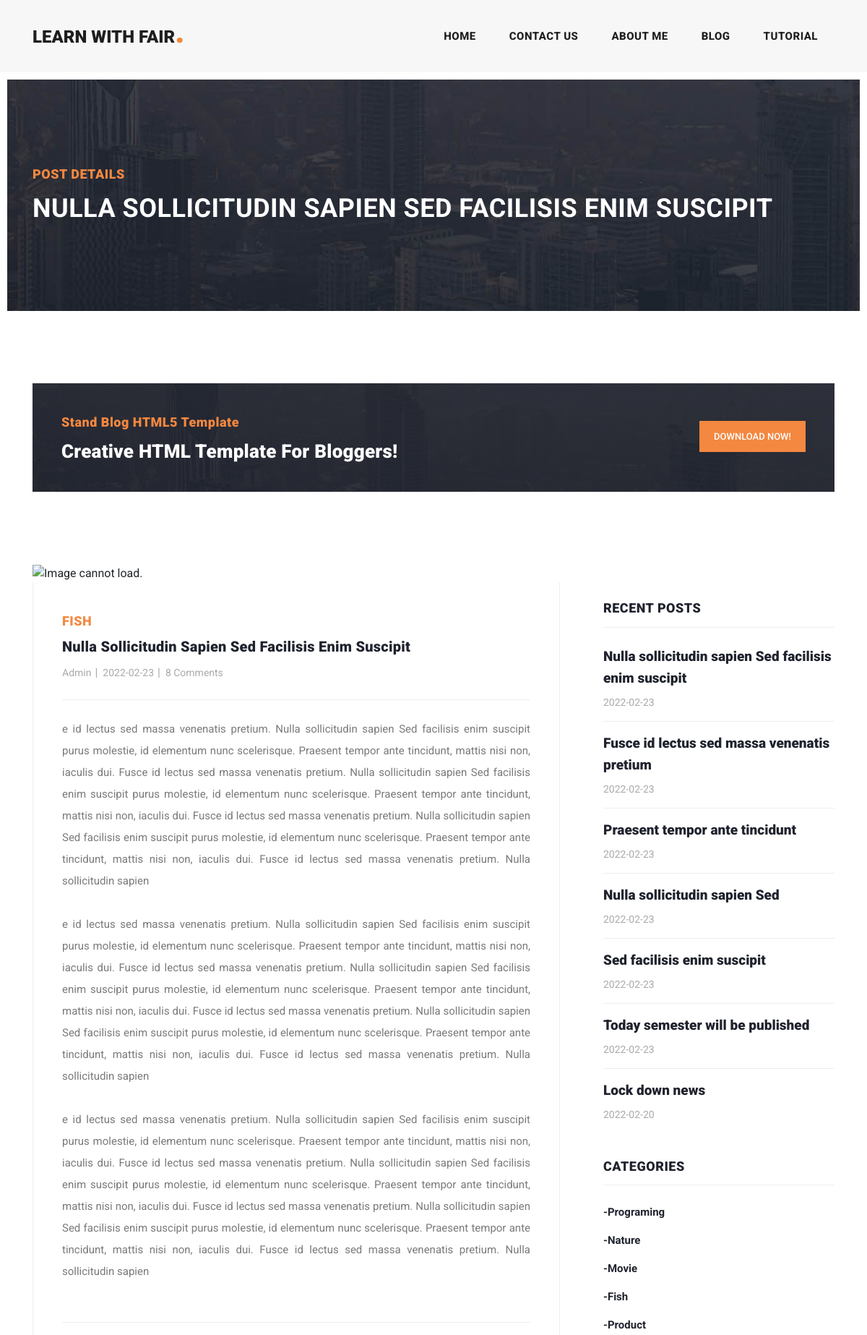
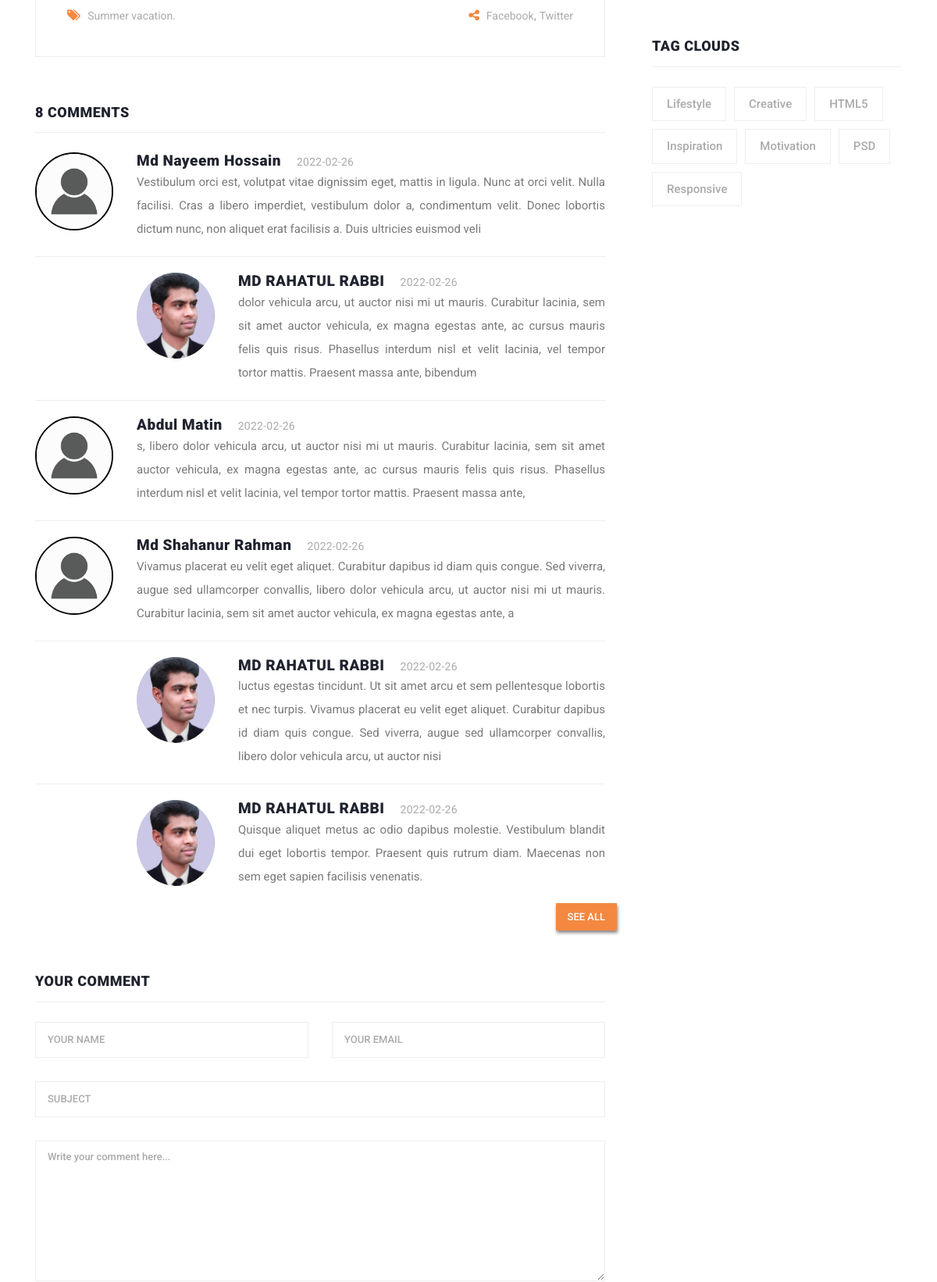
Page /blog/single_post.php?view=view&&id=22 (upper part) on the committed database (2 pictures, top to bottom).
### tables this page shows
CREATE TABLE `header_menu` (
  `menu_id` int(255) NOT NULL,
  `menu_title` varchar(255) NOT NULL,
  `menu_link` varchar(255) NOT NULL
);

CREATE TABLE `comment_info` (
  `comment_id` int(255) NOT NULL,
  `post_id` int(255) NOT NULL,
  `comment_name` text NOT NULL,
  `comment_email` varchar(50) NOT NULL,
  `comment_subject` varchar(200) NOT NULL,
  `comment_message` varchar(255) NOT NULL,
  `comment_date` date NOT NULL,
  `comment_status` tinyint(255) NOT NULL
);

CREATE TABLE `reply_comment` (
  `reply_id` int(255) NOT NULL,
  `comment_reply_id` int(255) NOT NULL,
  `post_reply_id` int(255) NOT NULL,
  `post_reply_title` varchar(200) NOT NULL,
  `comment_reply_date` date NOT NULL,
  `comment_reply_mgs` varchar(255) NOT NULL
);

CREATE TABLE `cat_table` (
  `ID` int(255) NOT NULL,
  `Cat_Title` text NOT NULL,
  `Cat_Des` varchar(255) NOT NULL
);

### blog/class/function.php (called while the page is built, shortened)
<?php
class Project {
    private $conn;
    public function __CONSTRUCT() {
        $bdhost     = "localhost";
        $dbuser     = "root";
        $dbpassword = "";
        $dbname     = "blog_project";
        $this->conn = mysqli_connect( $bdhost, $dbuser, $dbpassword, $dbname );
    }
    public function display_cat_datas() {
        $display_cat_query = "SELECT * FROM cat_table";
        $data              = mysqli_query( $this->conn, $display_cat_query );
        return $data;
    }
    public function display_menu_item() {
        $display_menu_item_query = "SELECT * FROM header_menu";
        $return_header_menu_mgs  = mysqli_query( $this->conn, $display_menu_item_query );
        if ( isset( $return_header_menu_mgs ) ) {
            return $return_header_menu_mgs;
        }
    }
    public function display_comment( $id ) {
        $display_comment            = "SELECT * FROM comment_info WHERE post_id=$id&&comment_status='1'";
        $return_display_comment_mgs = mysqli_query( $this->conn, $display_comment );
        if ( isset( $return_display_comment_mgs ) ) {
            return $return_display_comment_mgs;
        }
    }
    public function disply_comment_reply( $id ) {
        $add_comment_reply_query = "SELECT * FROM reply_comment WHERE comment_reply_id=$id";
        $add_comment_reply_mgs = mysqli_query( $this->conn, $add_comment_reply_query );
        if ( $add_comment_reply_mgs ) {
            return $add_comment_reply_mgs;
        }
    }
    public function disply_comment_reply_count( $id ) {
        $add_comment_reply_query = "SELECT * FROM reply_comment WHERE post_reply_id=$id";
        $add_comment_reply_mgs = mysqli_query( $this->conn, $add_comment_reply_query );
        if ( $add_comment_reply_mgs ) {
            return $add_comment_reply_mgs;
        }
    }
}

### blog/includes/single_post/blog_comment.php (the view, shortened to what this page needs)
  <?php
$count         = 0;
$comments_data = array();
while ( $comment = mysqli_fetch_assoc( $comment_datas ) ) {
    array_push( $comments_data, $comment );
}
$reverse_comment_data = array_reverse( $comments_data );
?>
  <div class="col-lg-12">
      <div class="sidebar-item comments">
          <div class="sidebar-heading">
              <h2><?php echo $comment_count; ?> comments</h2>
          </div>
          <div class="content">
              <ul>
                  <?php foreach ( $reverse_comment_data as $comment_data ) {
    $count++;
    if ( $count > 3 ) {
        break;}?>
                  <li>
                      <div class="author-thumb">
                          <img src="assets/images/person-icon.png" alt=""
                              style="border-radius:50%; border:2px black solid; ">
                      </div>
                      <div class="right-content">
                          <h4><?php echo $comment_data['comment_name']; ?><span><?php echo $comment_data['comment_date']; ?></span>
                          </h4>
                          <p style="text-align:justify"><?php echo $comment_data['comment_message']; ?></p>
                      </div>
                  </li>
                  <?php
$disply_comment_reply_data = $obj2->disply_comment_reply( $comment_data['comment_id'] );
    $comments_reply_data       = array();
    while ( $comment_reply = mysqli_fetch_assoc( $disply_comment_reply_data ) ) {
        array_push( $comments_reply_data, $comment_reply );
    }
    $reverse_comment_reply_data = array_reverse( $comments_reply_data );
    foreach ( $reverse_comment_reply_data as $comment_reply_data ) {?>
                  <li class="replied">
                      <div class="author-thumb">
                          <img src="./uploads/rahatul_admin.png" alt="" style="border-radius:50%;">
                      </div>
                      <div class="right-content">
                          <h4>MD RAHATUL RABBI<span><?php echo $comment_reply_data['comment_reply_date']; ?></span></h4>
                          <p style="text-align:justify;"><?php echo $comment_reply_data['comment_reply_mgs']; ?></p>
                      </div>
                  </li>
                  <?php }
}
?>
              </ul>
          </div>
      </div>
  </div>
  <div style="width:100%;text-align:right;"> <?php if ( $count > 3 ) {?>
      <a href="././single_post.php?view=view&&id=<?php echo $single_post_id ?>&&check=all_comments" class="my-btn"
          name="see_all_comment" style="">See All</a>
      <?php }?>
  </div>

### blog/includes/header.php (shortened to what this page needs)
<?php $menu_item = $obj2->display_menu_item();?>
<header class="">
    <nav class="navbar navbar-expand-lg">
        <div class="container">
            <a class="navbar-brand" href="index.php">
                <h2>Learn With Fair<em>.</em></h2>
            </a>
            <div class="collapse navbar-collapse" id="navbarResponsive">
                <ul class="navbar-nav ml-auto">
                    <?php
$uri = $_SERVER['PHP_SELF'];
while ( $item = mysqli_fetch_assoc( $menu_item ) ) {
    if ( $uri == "/blog/" . $item['menu_link'] ) {?>
                    <li class="nav-item active">
                        <a class="nav-link" href="<?php echo $item['menu_link']; ?>"><?php echo $item['menu_title']; ?>
                            <span class="sr-only">(current)</span>
                        </a>
                    </li>
                    <?php
} else {?>
                    <li class="nav-item">
                        <a class="nav-link"
                            href="<?php echo $item['menu_link']; ?>"><?php echo $item['menu_title']; ?></a>
                    </li>
                    <?php
}
}?>
                </ul>
            </div>
        </div>
    </nav>
</header>

### blog/includes/sidebar/category.php
<?php $cat_data = $obj2->display_cat_datas();?>
<div class="col-lg-12">
    <div class="sidebar-item categories">
        <div class="sidebar-heading">
            <h2>Categories</h2>
        </div>
        <div class="content">
            <ul>
                <?php while ( $data = mysqli_fetch_assoc( $cat_data ) ) {?>
                <li><a
                        href="././blog_page.php?searching=<?php echo $data['Cat_Title']; ?>">-<?php echo $data['Cat_Title'] ?></a>
                </li>
                <?php }?>
            </ul>
        </div>
    </div>
</div>

### blog/assets/css/templatemo-stand-blog.css (style rules this page uses)
body { font-family: 'Roboto', sans-serif; overflow-x: hidden; text-rendering: optimizeLegibility; -webkit-font-smoothing: antialiased; -moz-osx-font-smoothing: grayscale; }
p { margin-bottom: 0px; font-size: 15px; font-weight: 400; color: #7a7a7a; line-height: 30px; }
a { text-decoration: none!important; }
ul { padding: 0; margin: 0; list-style: none; }
h1,h2,h3,h4,h5,h6 { margin: 0px; }
.my-btn { display: inline; background-color: #f48840; color: #fff; font-size: 13px; font-weight: 500; padding: 10px 15px; text-transform: uppercase; transition: all .3s; border:none; cursor:pointer; box-shadow: 1px 3px 4px rgb(136, 132, 132); }
header { position: absolute; z-index: 99999; width: 100%; height: 100px; background-color: #f7f7f7; -webkit-transition: all 0.3s ease-in-out 0s; -moz-transition: all 0.3s ease-in-out 0s; -o-transition: all 0.3s ease-in-out 0s; transition: all 0.3s ease-in-out 0s; }
header .navbar { padding: 25px 0px; }
.navbar .navbar-brand { float: left; margin-top: -12px; outline: none; }
.navbar .navbar-brand h2 { color: #1e1e1e; text-transform: uppercase; font-size: 24px; font-weight: 900; -webkit-transition: all .3s ease 0s; -moz-transition: all .3s ease 0s; -o-transition: all .3s ease 0s; transition: all .3s ease 0s; }
.navbar .navbar-brand h2 em { font-size: 44px; font-style: normal; color: #f48840; }
#navbarResponsive { z-index: 999; }
.navbar-collapse { text-align: center; }
.navbar .navbar-nav .nav-item { margin: 0px 15px; }
.navbar .navbar-nav a.nav-link { text-transform: capitalize; font-size: 15px; font-weight: 800; text-transform: uppercase; letter-spacing: 0.5px; color: #1e1e1e; transition: all 0.3s; }
.blog-posts .sidebar-heading h2 { font-size: 18px; text-transform: uppercase; font-weight: 900; letter-spacing: 0.5px; color: #20232e; border-bottom: 1px solid #eee; padding-bottom: 15px; margin-bottom: 25px; }
.blog-posts .comments { margin-top: 30px; }
.blog-posts .comments ul li { display: inline-block; margin-bottom: 20px; padding-bottom: 20px; border-bottom: 1px solid #eee; }
.blog-posts .comments ul li.replied { padding-left: 130px; }
.blog-posts .comments ul li:last-child { margin-bottom: 0px; padding-bottom: 0px; border-bottom: none; }
.blog-posts .comments ul li .author-thumb { display: inline; float: left; }
.blog-posts .comments ul li .author-thumb img { max-width: 100px; display: inline; }
.blog-posts .comments ul li .right-content { margin-left: 130px; }
.blog-posts .comments ul li .right-content h4 { color: #20232e; font-size: 19px; font-weight: 900; letter-spacing: 0.5px; }
.blog-posts .comments ul li .right-content h4 span { font-size: 14px; color: #aaa; font-weight: 400; letter-spacing: 0.25px; margin-left: 20px; }
.sidebar .sidebar-item { margin-top: 50px; }
.sidebar .sidebar-heading h2 { font-size: 18px; text-transform: uppercase; font-weight: 900; letter-spacing: 0.5px; color: #20232e; border-bottom: 1px solid #eee; padding-bottom: 15px; margin-bottom: 25px; }
.sidebar .categories ul li { margin-bottom: 15px; }
.sidebar .categories ul li:last-child { margin-bottom: 0px; }
.sidebar .categories ul li a { font-size: 15px; font-weight: 700; color: #20232e; transition: all .3s; }

### rows in the picture
header_menu: menu_title "HOME"
header_menu: menu_title "CONTACT US"
header_menu: menu_title "ABOUT ME"
header_menu: menu_title "BLOG"
header_menu: menu_title "TUTORIAL"
comment_info: comment_name "Md Nayeem Hossain", comment_date "2022-02-26", comment_message "Vestibulum orci est, volutpat vitae dignissim eget, mattis in ligula. Nunc at orci velit. Nulla facilisi. Cras a libero imperdiet, vestibulum dolor a, condimentum velit. Donec lobortis dictum nunc, non aliquet erat facilisis a. Duis ultricies euismod veli"
reply_comment: comment_reply_date "2022-02-26", comment_reply_mgs "dolor vehicula arcu, ut auctor nisi mi ut mauris. Curabitur lacinia, sem sit amet auctor vehicula, ex magna egestas ante, ac cursus mauris felis quis risus. Phasellus interdum nisl et velit lacinia, vel tempor tortor mattis. Praesent massa ante, bibendum"
comment_info: comment_name "Abdul Matin", comment_date "2022-02-26", comment_message "s, libero dolor vehicula arcu, ut auctor nisi mi ut mauris. Curabitur lacinia, sem sit amet auctor vehicula, ex magna egestas ante, ac cursus mauris felis quis risus. Phasellus interdum nisl et velit lacinia, vel tempor tortor mattis. Praesent massa ante,"
comment_info: comment_name "Md Shahanur Rahman", comment_date "2022-02-26", comment_message "Vivamus placerat eu velit eget aliquet. Curabitur dapibus id diam quis congue. Sed viverra, augue sed ullamcorper convallis, libero dolor vehicula arcu, ut auctor nisi mi ut mauris. Curabitur lacinia, sem sit amet auctor vehicula, ex magna egestas ante, a"
reply_comment: comment_reply_date "2022-02-26", comment_reply_mgs "luctus egestas tincidunt. Ut sit amet arcu et sem pellentesque lobortis et nec turpis. Vivamus placerat eu velit eget aliquet. Curabitur dapibus id diam quis congue. Sed viverra, augue sed ullamcorper convallis, libero dolor vehicula arcu, ut auctor nisi"
reply_comment: comment_reply_date "2022-02-26", comment_reply_mgs "Quisque aliquet metus ac odio dapibus molestie. Vestibulum blandit dui eget lobortis tempor. Praesent quis rutrum diam. Maecenas non sem eget sapien facilisis venenatis."
cat_table: Cat_Title "Programing"
cat_table: Cat_Title "Nature"
cat_table: Cat_Title "Movie"
cat_table: Cat_Title "Fish"
cat_table: Cat_Title "Product"

### other values in the picture
$single_post_display_data['post_title'] "NULLA SOLLICITUDIN SAPIEN SED FACILISIS ENIM SUSCIPIT"
$single_post_display_data['Cat_Title'] "FISH"
$single_post_display_data['post_title'] "Nulla Sollicitudin Sapien Sed Facilisis Enim Suscipit"
$single_post_display_data['post_author'] "Admin"
$single_post_display_data['post_date'] "2022-02-23"
$comment_count "8"
$single_post_display_data['post_tag'] "Summer vacation."
$recent_post_title['post_title'] "Nulla sollicitudin sapien Sed facilisis enim suscipit"
$recent_post_title['post_date'] "2022-02-23"
$recent_post_title['post_title'] "Fusce id lectus sed massa venenatis pretium"
$recent_post_title['post_title'] "Praesent tempor ante tincidunt"
$recent_post_title['post_title'] "Nulla sollicitudin sapien Sed"
$recent_post_title['post_title'] "Sed facilisis enim suscipit"
$recent_post_title['post_title'] "Today semester will be published"
$recent_post_title['post_title'] "Lock down news"
